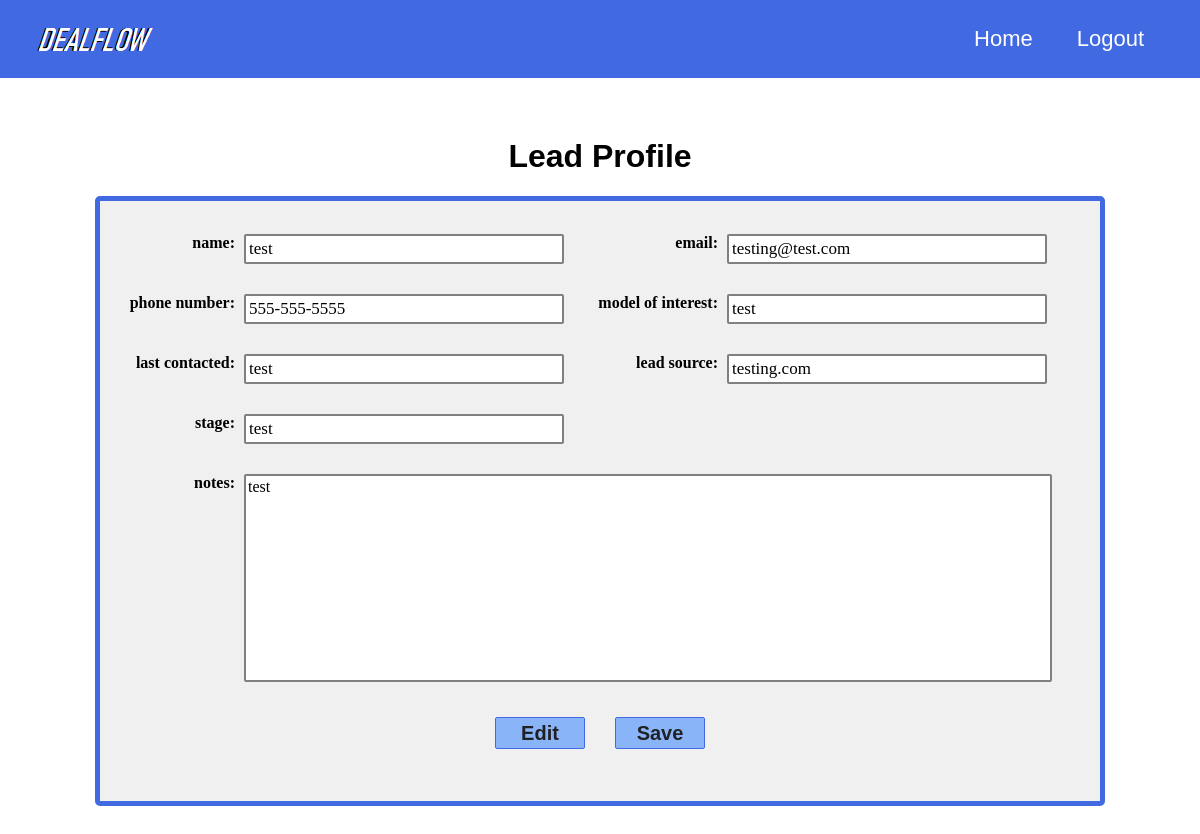
The app's page /leads/1 (signed in), older data.
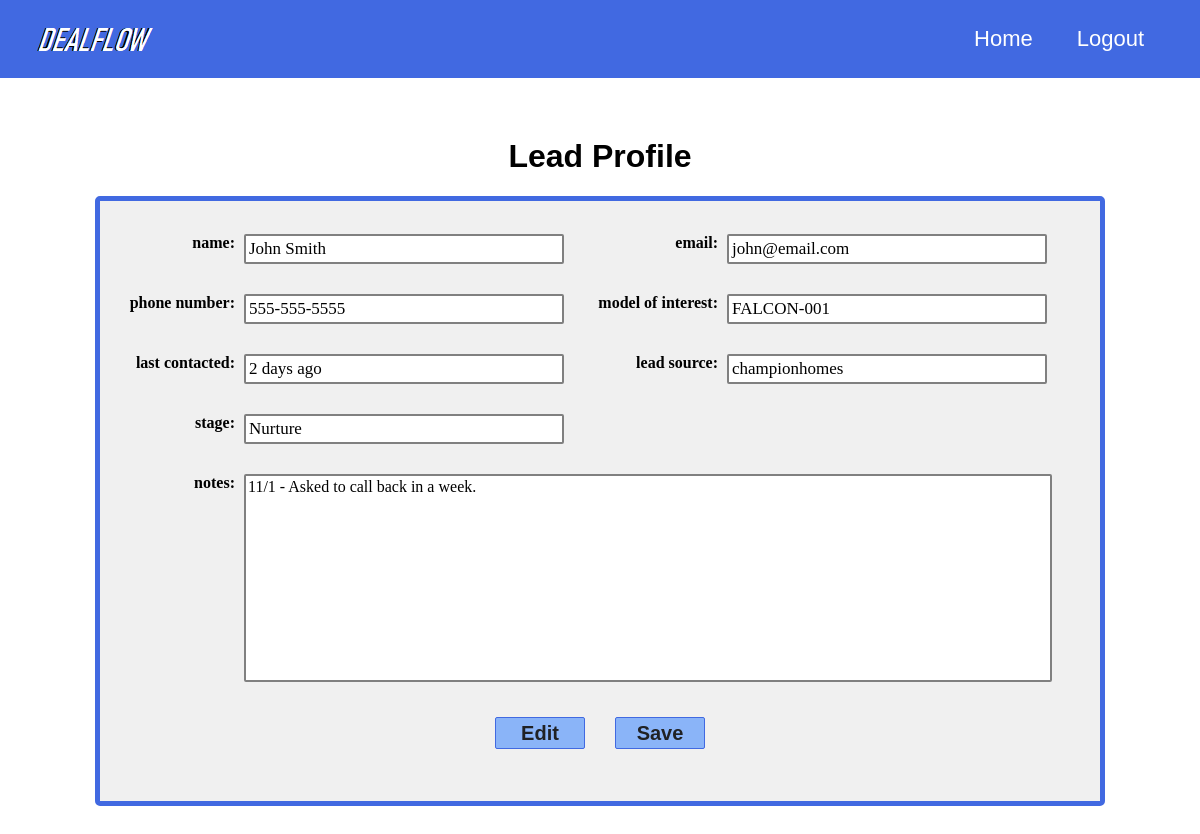
The same page, newer data.
### website/models.py (models this page shows)
class Lead(db.Model):
    id = db.Column(db.Integer, primary_key=True)
    name = db.Column(db.String(150))
    email =	db.Column(db.String(50))
    source = db.Column(db.String(30))
    model =	db.Column(db.String(30))
    phone =	db.Column(db.String(20))
    last = db.Column(db.String(20))
    stage =	db.Column(db.String(20))
    notes = db.Column(db.String(255))
    user_id = db.Column(db.Integer, db.ForeignKey('user.id'))

### website/views.py (the view)
@views.route('/leads/<id>', methods=['GET', 'POST'])
def leads(id):
    current_lead = db.session.query(Lead).filter_by(user_id=current_user.id, id=id).first()
    return render_template('leads.html', user=current_user, id=current_lead)

### website/__init__.py (called while the page is built)
def create_app():
    app = Flask(__name__)
    app.config['SECRET_KEY'] = 'supersecretkey'
    app.config['SQLALCHEMY_DATABASE_URI'] = f'sqlite:///{DB_NAME}'
    db.init_app(app)
    from .views import views
    from .auth import auth
    app.register_blueprint(views, url_prefix='/')
    app.register_blueprint(auth, url_prefix='/')
    from .models import User, Lead
    create_database(app)
    login_manager = LoginManager()
    login_manager.login_view = 'auth.login'
    login_manager.init_app(app)
    @login_manager.user_loader
    def load_user(id):
        return User.query.get(int(id))
    return app

### website/templates/leads.html (shortened to what this page needs)
{% extends "base.html" %}
{% block content %}
<h1 class="leadhead">Lead Profile</h1>
<div class="lead-container">
    <div class="lead-margin">
        <label class="lead-div1">name:</label>
        <div class="lead-div2">
            {{ id.name}}
        </div>
    </div>
    <div class="lead-margin">
        <label class="lead-div1">email:</label>
        <div class="lead-div2">
            {{ id.email}}
        </div>
    </div>
    <div class="lead-margin">
        <label class="lead-div1">phone number:</label>
        <div class="lead-div2">
            {{ id.phone }}
        </div>
    </div>
    <div class="lead-margin">
        <label class="lead-div1">model of interest:</label>
        <div class="lead-div2">
            {{ id.model }}
        </div>
    </div>
    <div class="lead-margin">
        <label class="lead-div1">last contacted:</label>
        <div class="lead-div2">
            {{ id.last }}
        </div>
    </div>
    <div class="lead-margin">
        <label class="lead-div1">lead source:</label>
        <div class="lead-div2">
            {{ id.source }}
        </div>
    </div>
    <div class="lead-margin">
        <label class="lead-div1">stage:</label>
        <div class="lead-div2">
            {{ id.stage }}
        </div>
    </div>
    <div class="lead-margin">
        <label class="lead-div1">notes:</label>
        <div class="lead-notes">
            {{ id.notes }}
        </div>
    </div>
    <div class="button-container">
        <input class="button2" type="submit" value="Save">
        <input class="button3" type="submit" value="Edit">
    </div>
</div>
{% endblock %}

### website/templates/base.html (shortened to what this page needs)
<!DOCTYPE html>
<html lang="en">
<head>
    <link rel="stylesheet" href="../static/styles.css">
</head>
<body>
    <header>
        <img class="logo" src="../static/images/logo.png" alt="logo">
        <nav>
            <ul class="nav-links">
                {% if user.is_authenticated %}
                <li class="right-link"><a href="{{url_for('views.home')}}">Home</a></li>
                <li class="right-link"><a href="{{url_for('auth.logout')}}">Logout</a></li>
                {% else %}
                <li class="right-link"><a href="sign-up">Sign Up</a></li>
                <li class="right-link"><a href="login">Login</a></li>
                {% endif %}
            </ul>
        </nav>
    </header>
    {% block content %}
    {% endblock %}
</body>
</html>

### website/static/styles.css (style rules this page uses)
html, body { margin: 0; padding: 0; }
header { display: flex; justify-content: flex-end; align-items: center; padding: 10px 3%; background-color: royalblue; min-width: 500px; }
.logo { margin-right: auto; }
.nav-links li { display: inline-block; padding: 0px 20px; }
li a { list-style-type: none; font-size: 22px; font-family:'Trebuchet MS', 'Lucida Sans Unicode', 'Lucida Grande', 'Lucida Sans', Arial, sans-serif; color: white; text-decoration: none; }
.leadhead { font-size: 32px; font-family: 'Trebuchet MS', 'Lucida Sans Unicode', 'Lucida Grande', 'Lucida Sans', Arial, sans-serif; text-align: center; margin-top: 5%; margin-left: auto; margin-right: auto; }
.button2 { background: #8ab4f8; border-radius: 2px; border: 1px solid royalblue; color: #202124; font-size: 14px; font-weight: bold; height: 32px; width: 90px; float: right; font-family: 'Trebuchet MS', 'Lucida Sans Unicode', 'Lucida Grande', 'Lucida Sans', Arial, sans-serif; }
.lead-container { margin-left: auto; margin-right: auto; border: solid royalblue 5px; border-radius: 5px; width: 1000px; height: 600px; margin-bottom: 5%; display: block; background-color: rgb(240, 240, 240); }
.lead-margin { margin: 15px; display: inline-block; }
.lead-div1 { width: 120px; display: inline-block; font-weight: bold; vertical-align: top; text-align: right; padding-right: 5px; }
.lead-div2 { width: 310px; display: inline-block; border: solid gray 2px; border-radius: 2px; font-size: 17px; padding: 3px; background-color: white; }
.lead-notes { width: 800px; display: inline-block; border: solid gray 2px; background-color: white; border-radius: 2px; padding: 2px; height: 200px; }
.button-container { width: 210px; margin: 20px; margin-left: auto; margin-right: auto; }
.button2 { background: #8ab4f8; border-radius: 2px; border: 1px solid royalblue; color: #202124; font-size: 20px; font-weight: bold; height: 32px; width: 90px; margin-left: auto; margin-right: auto; }
.button3 { background: #8ab4f8; border-radius: 2px; border: 1px solid royalblue; color: #202124; font-size: 20px; font-weight: bold; height: 32px; width: 90px; margin-left: auto; margin-right: auto; }

Row changes from the older to the newer data that the page shows:
changed Lead: name "test" → "John Smith"; email "testing@test.com" → "john@email.com"; model "test" → "FALCON-001"; last "test" → "2 days ago"; source "testing.com" → "championhomes"; stage "test" → "Nurture"; notes "test" → "11/1 - Asked to call back in a week."
